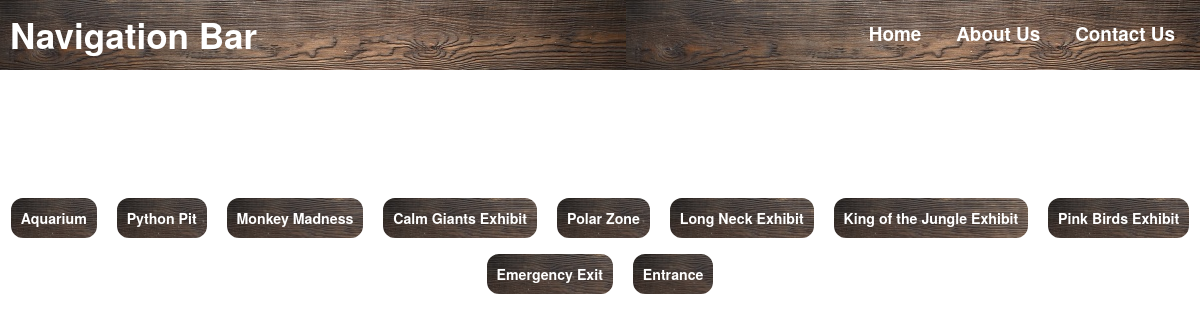
Page /zoo/1 on the committed database.
### zoo/models.py (models this page shows, shortened)
class Exhibit(models.Model):
	name = models.CharField(max_length=200, help_text="Enter a Exhibit Name")
	zoo = models.ForeignKey('Zoo', on_delete=models.SET_NULL, null=True)

### zoo/views.py (the view)
# urls.py: path('<int:pk>', views.ZooDetailView.as_view(), name='zooDetail'),
class ZooDetailView(generic.DetailView):
    model = Zoo

### zoo/templates/zoo/zoo_detail.html (shortened to what this page needs)
{% extends "base_generic.html" %}
{% block content %}
<h1 class='topmargin'>Exhibit List</h1>
<div class='wrapper'>
	{% for exhibit in zoo.exhibit_set.all %}
		<label class='list'><a href='/zoo/exhibit/{{ exhibit.id }}'>{{ exhibit.name }}</a></label>
	{% endfor %}
</div>
{% endblock %}

### zoo/static/css/styles.css (style rules this page uses)
body { background-image: url(../images/background2.jpg); }
a { color: white; font-size: 1.35em; }
.topmargin { margin-top: 10%; padding: 10px; color: white; text-align: center; }
.list { border: 3px solid white; border-radius: 15px; background-image: url(../images/background1.jpg); padding: 10px; margin: 5px; font-size: .75em; display: inline-block; text-align: center; }
.wrapper { text-align: center; }

### rows in the picture
Exhibit: name "Aquarium"
Exhibit: name "Python Pit"
Exhibit: name "Monkey Madness"
Exhibit: name "Calm Giants Exhibit"
Exhibit: name "Polar Zone"
Exhibit: name "Long Neck Exhibit"
Exhibit: name "King of the Jungle Exhibit"
Exhibit: name "Pink Birds Exhibit"
Exhibit: name "Emergency Exit"
Exhibit: name "Entrance"
